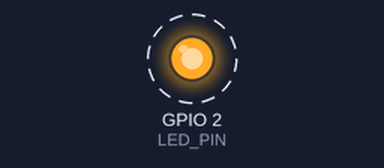
The sketch below on a simulated ESP32. On the bench: output pins drawn as LEDs (lit = HIGH). Dashed ring = blinking. WiFi joins after 1.5 s; servers stay silent unless stated; the local clock reads 2024-03-15 10:24:30 at power-on unless the sketch sets it; random numbers use the default seed unless the sketch sets one; web services answer with replies made up by the test bench; what the sketch prints to the serial monitor is not drawn.

Above: at 2.1 s.
Timing chart, 0 to 6.2 s (numbered marks = the images above):
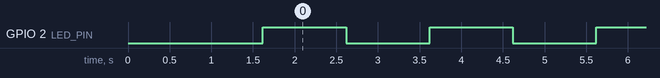

Measured:
- by itself, GPIO 2 (LED_PIN): alternates HIGH for 1.0 s and LOW for 1.0 s

The sketch:

farmzy_esp32.ino
```cpp
/*
  FARMZY ESP32 Firmware
  Dependencies:
  - WiFi.h
  - WiFiClientSecure.h
  - HTTPClient.h
  - ArduinoOTA.h
  - time.h
  - OneWire.h
  - DallasTemperature.h
  - DHT.h
  - ModbusMaster.h

  Wiring (ESP32):
  - MAX485 RO -> GPIO16 (RX2)
  - MAX485 DI -> GPIO17 (TX2)
  - DS18B20 DATA -> GPIO4
  - DHT22 DATA -> GPIO5
  - pH analog -> GPIO34
  - MQ135 analog -> GPIO35
  - Soil moisture analog -> GPIO32
  - Built-in LED -> GPIO2

  ThingSpeak Field Mapping:
  F1=N, F2=P, F3=K, F4=Temp, F5=Humidity, F6=pH, F7=Gas, F8=Soil Moisture
*/

#include <WiFi.h>
#include <WiFiClientSecure.h>
#include <HTTPClient.h>
#include <ArduinoOTA.h>
#include <time.h>
#include <OneWire.h>
#include <DallasTemperature.h>
#include <DHT.h>
#include <ModbusMaster.h>

#define SIMULATION_MODE 1

#define LED_PIN 2
#define ONE_WIRE_PIN 4
#define DHT_PIN 5
#define PH_PIN 34
#define MQ135_PIN 35
#define SOIL_PIN 32

#define DHT_TYPE DHT22

const char *WIFI_SSID = "YOUR_WIFI_SSID";
const char *WIFI_PASS = "YOUR_WIFI_PASSWORD";

const char *THINGSPEAK_API_KEY = "YOUR_THINGSPEAK_WRITE_KEY";
const char *THINGSPEAK_ENDPOINT = "https://api.thingspeak.com/update";

const long GMT_OFFSET_SEC = 19800;   // UTC+5:30 IST
const int DAYLIGHT_OFFSET_SEC = 0;

unsigned long lastUploadMs = 0;
unsigned long lastDebugMs = 0;

float simN = 80, simP = 60, simK = 80;
float simPH = 6.2;
float simGas = 350;
float simMoisture = 80;
float cyclePos = 0;

enum DeviceStatus {
  STATUS_OK,
  STATUS_WIFI_ERROR,
  STATUS_SENSOR_ERROR
};

DeviceStatus currentStatus = STATUS_OK;

OneWire oneWire(ONE_WIRE_PIN);
DallasTemperature ds18b20(&oneWire);
DHT dht(DHT_PIN, DHT_TYPE);
ModbusMaster npkNode;

struct SensorPacket {
  float nitrogen;
  float phosphorus;
  float potassium;
  float temperature;
  float humidity;
  float ph;
  float gas;
  float soil;
};

float readPHFromADC() {
  int raw = analogRead(PH_PIN);
  float voltage = (raw / 4095.0f) * 3.3f;

  // Two-point calibration example (pH4 and pH7)
  float v4 = 2.95f;
  float v7 = 2.50f;
  float slope = (7.0f - 4.0f) / (v7 - v4);
  float ph = 7.0f + slope * (voltage - v7);
  return ph;
}

float readSoilPercent() {
  int raw = analogRead(SOIL_PIN);
  // calibrated: 4095 dry, 1500 wet
  float pct = 100.0f * (4095.0f - raw) / (4095.0f - 1500.0f);
  if (pct < 0) pct = 0;
  if (pct > 100) pct = 100;
  return pct;
}

float readGasPPM() {
  int raw = analogRead(MQ135_PIN);
  float voltage = (raw / 4095.0f) * 3.3f;
  float rs = (3.3f - voltage) / max(voltage, 0.01f);
  float r0 = 0.9f;
  float ratio = rs / r0;
  float ppm = 116.6f * pow(ratio, -2.769f);
  return ppm;
}

bool readNPKModbus(float &n, float &p, float &k) {
#if SIMULATION_MODE
  n = simN;
  p = simP;
  k = simK;
  return true;
#else
  uint8_t result = npkNode.readHoldingRegisters(0x0000, 3);
  if (result != npkNode.ku8MBSuccess) {
    return false;
  }
  n = npkNode.getResponseBuffer(0);
  p = npkNode.getResponseBuffer(1);
  k = npkNode.getResponseBuffer(2);
  return true;
#endif
}

void updateSimulation(SensorPacket &pkt) {
  simN = constrain(simN + random(-2, 3), 0, 140);
  simP = constrain(simP + random(-2, 3), 0, 145);
  simK = constrain(simK + random(-3, 4), 0, 205);

  cyclePos += 1.0f;
  float t = millis() / 1000.0f;
  pkt.temperature = 31.0f + 7.0f * sin(2 * PI * t / 60.0f);
  pkt.humidity = constrain(92.0f - pkt.temperature + random(-3, 4), 20, 95);

  simPH = constrain(simPH + random(-3, 4) * 0.02f, 5.7f, 6.8f);
  simGas += random(-4, 5);
  if (random(0, 100) > 94) {
    simGas = 500 + random(-20, 20);
  }
  simGas = constrain(simGas, 300, 520);

  // moisture drops from 80 -> 20 over 30 minutes and resets
  simMoisture -= 0.033f;
  if (simMoisture < 20) {
    simMoisture = 80;
  }

  pkt.nitrogen = simN;
  pkt.phosphorus = simP;
  pkt.potassium = simK;
  pkt.ph = simPH;
  pkt.gas = simGas;
  pkt.soil = simMoisture;
}

bool readSensors(SensorPacket &pkt) {
#if SIMULATION_MODE
  updateSimulation(pkt);
  return true;
#else
  float n, p, k;
  if (!readNPKModbus(n, p, k)) {
    return false;
  }

  ds18b20.requestTemperatures();
  float temp = ds18b20.getTempCByIndex(0);
  float hum = dht.readHumidity();

  if (isnan(temp) || isnan(hum)) {
    return false;
  }

  pkt.nitrogen = n;
  pkt.phosphorus = p;
  pkt.potassium = k;
  pkt.temperature = temp;
  pkt.humidity = hum;
  pkt.ph = readPHFromADC();
  pkt.gas = readGasPPM();
  pkt.soil = readSoilPercent();
  return true;
#endif
}

void ledPattern() {
  static unsigned long previous = 0;
  static bool state = false;
  unsigned long now = millis();

  unsigned long interval = 1000;
  if (currentStatus == STATUS_WIFI_ERROR) {
    interval = 150;
  } else if (currentStatus == STATUS_SENSOR_ERROR) {
    interval = 300;
  }

  if (now - previous >= interval) {
    previous = now;
    state = !state;
    digitalWrite(LED_PIN, state ? HIGH : LOW);
  }
}

bool uploadThingSpeak(const SensorPacket &pkt) {
  WiFiClientSecure client;
  client.setInsecure();

  HTTPClient https;
  String url = String(THINGSPEAK_ENDPOINT) +
               "?api_key=" + THINGSPEAK_API_KEY +
               "&field1=" + String(pkt.nitrogen, 2) +
               "&field2=" + String(pkt.phosphorus, 2) +
               "&field3=" + String(pkt.potassium, 2) +
               "&field4=" + String(pkt.temperature, 2) +
               "&field5=" + String(pkt.humidity, 2) +
               "&field6=" + String(pkt.ph, 2) +
               "&field7=" + String(pkt.gas, 2) +
               "&field8=" + String(pkt.soil, 2);

  if (!https.begin(client, url)) {
    return false;
  }

  int code = https.GET();
  https.end();
  return code > 0;
}

void connectWiFi() {
  WiFi.mode(WIFI_STA);
  WiFi.begin(WIFI_SSID, WIFI_PASS);

  unsigned long start = millis();
  while (WiFi.status() != WL_CONNECTED && millis() - start < 20000) {
    delay(400);
  }

  currentStatus = (WiFi.status() == WL_CONNECTED) ? STATUS_OK : STATUS_WIFI_ERROR;
}

void syncNTP() {
  configTime(GMT_OFFSET_SEC, DAYLIGHT_OFFSET_SEC, "pool.ntp.org", "time.nist.gov");
  struct tm info;
  if (!getLocalTime(&info)) {
    Serial.println("NTP sync failed");
  }
}

void setupOTA() {
  ArduinoOTA.setHostname("farmzy-esp32");
  ArduinoOTA.begin();
}

void printDebug(const SensorPacket &pkt) {
  Serial.println("---------------------------------");
  Serial.printf("N: %.2f mg/kg\n", pkt.nitrogen);
  Serial.printf("P: %.2f mg/kg\n", pkt.phosphorus);
  Serial.printf("K: %.2f mg/kg\n", pkt.potassium);
  Serial.printf("Temp: %.2f C\n", pkt.temperature);
  Serial.printf("Humidity: %.2f %%\n", pkt.humidity);
  Serial.printf("pH: %.2f\n", pkt.ph);
  Serial.printf("Gas: %.2f ppm\n", pkt.gas);
  Serial.printf("Soil Moisture: %.2f %%\n", pkt.soil);
}

void setup() {
  Serial.begin(115200);
  pinMode(LED_PIN, OUTPUT);

  analogReadResolution(12);

  dht.begin();
  ds18b20.begin();

  Serial2.begin(9600, SERIAL_8N1, 16, 17);
  npkNode.begin(1, Serial2);

  connectWiFi();
  syncNTP();
  setupOTA();
}

void loop() {
  ArduinoOTA.handle();
  ledPattern();

  if (WiFi.status() != WL_CONNECTED) {
    currentStatus = STATUS_WIFI_ERROR;
    connectWiFi();
    return;
  }

  SensorPacket pkt;
  bool ok = readSensors(pkt);
  if (!ok) {
    currentStatus = STATUS_SENSOR_ERROR;
    delay(1000);
    return;
  }
  currentStatus = STATUS_OK;

  unsigned long now = millis();

  if (now - lastDebugMs >= 10000) {
    lastDebugMs = now;
    printDebug(pkt);
  }

  if (now - lastUploadMs >= 60000) {
    lastUploadMs = now;
    bool uploaded = uploadThingSpeak(pkt);
    Serial.println(uploaded ? "ThingSpeak upload: OK" : "ThingSpeak upload: FAILED");
  }
}
```
